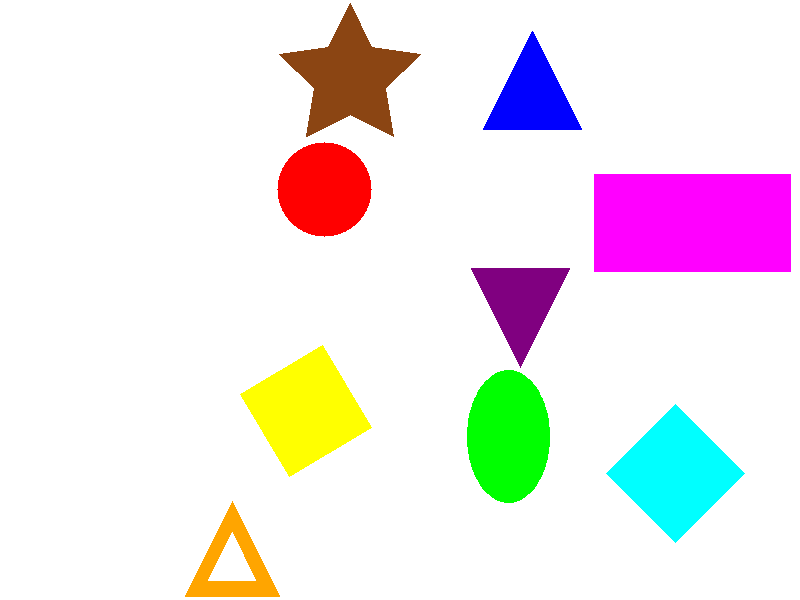
%> input picture T2/1305B_1306A.png, 800 x 600 px
$ octave temaSVA.m   (GNU Octave 9; MATLAB toolbox functions it lacks are replaced by stand-ins)
%> lines starting %> are read from the running program, lines starting %| are printed output that depends on the picture; in (x1, y1, x2, y2) boxes, pixels count from 0 and x2, y2 are one past the last pixel; in counts of white or black regions, pixels touching at a corner belong together; the program's own positions count from 1
clear all;
clc;
close all;


i = imread("1305B_1306A.png");
%> i is the input picture: size 600x800x3 uint8; mean R, G, B 239.3, 231.9, 234.6
imshow(i);
ib = rgb2gray(i);
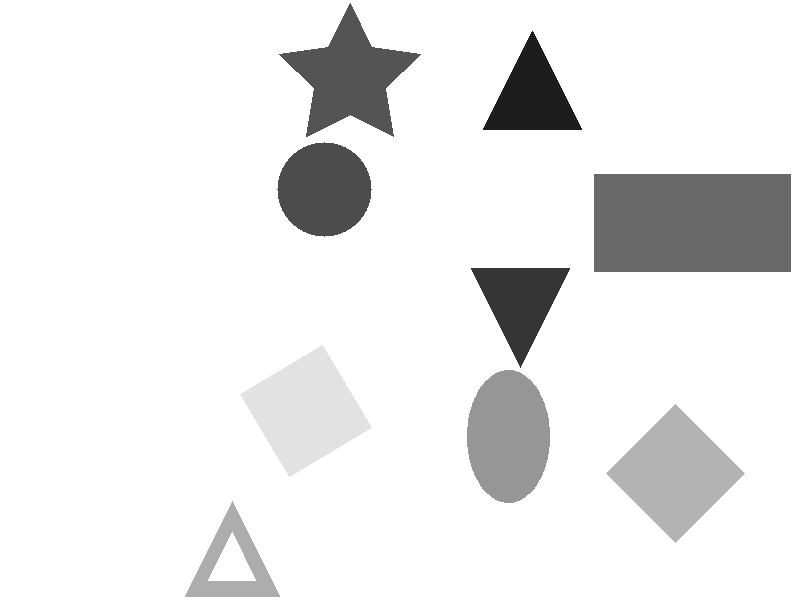
%> ib: size 600x800 uint8; min 29, max 255, mean 234.4

ib = im2bw(ib, 0.9);
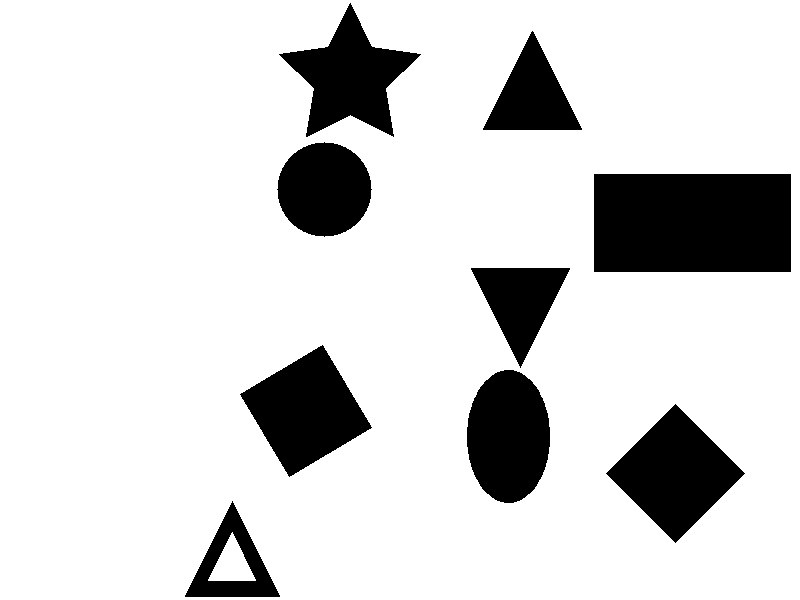
%> ib: size 600x800 logical; 84.3% white; 9 black regions, largest, box (x1, y1, x2, y2) and area: (594, 174, 791, 272) 19306, (606, 404, 745, 543) 9661, (240, 345, 372, 477) 9290
ib = ~ib;
ib = imclose(ib, strel('disk', 3));
ib = imopen(ib, strel('disk', 2));
%> ib: size 600x800 logical; 15.7% white; 9 white regions, largest, box (x1, y1, x2, y2) and area: (594, 174, 791, 272) 19294, (606, 404, 745, 543) 9661, (241, 346, 371, 476) 9282

imshow(ib);

edges = edge(ib, "Canny");
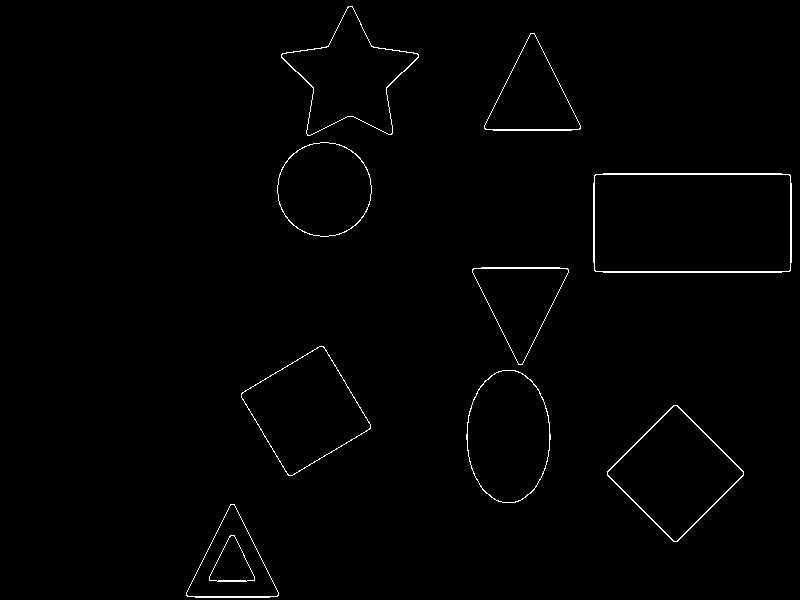
%> edges: size 600x800 logical; 0.94% white in thin lines or dots, all inside (x1, y1, x2, y2) = (186, 6, 792, 598)
imshow(edges);

edges = imdilate(edges, strel("disk", 2));
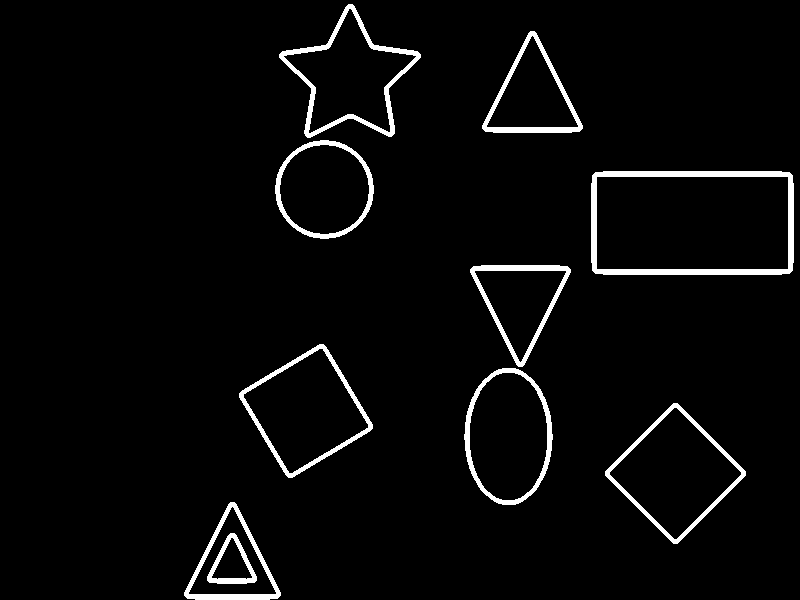
%> edges: size 600x800 logical; 3.6% white; 10 white regions, largest, box (x1, y1, x2, y2) and area: (591, 171, 794, 275) 3424, (279, 4, 421, 138) 2188, (239, 344, 373, 478) 1696

% edges = imclose(edges, strel("disk", 2));

[labeled, numObjects] = bwlabel(edges);
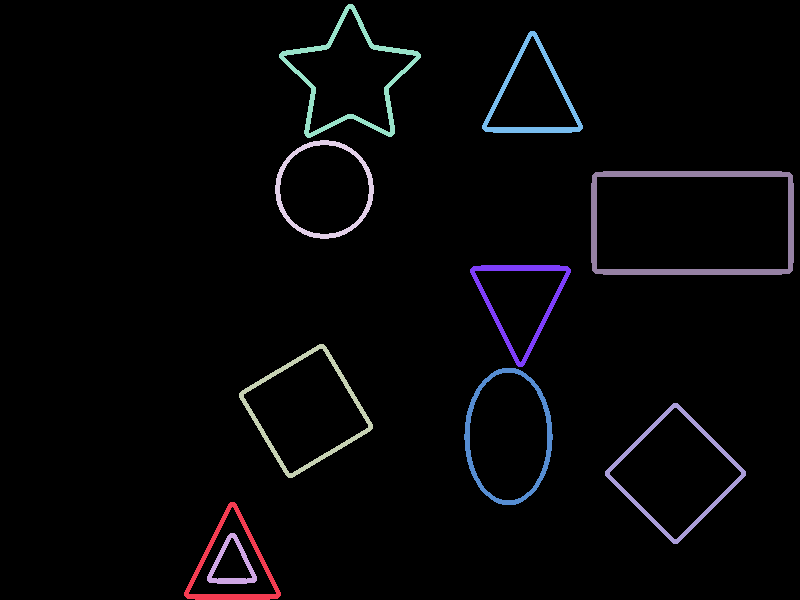
%> labeled: size 600x800 double; 11 distinct labels, from 0 to 10; one colour per label, 0 black
%> numObjects = 10

imshow(labeled);

trasaturi = regionprops(labeled, "all");
%> trasaturi = 10 regions; largest, box (x1, y1, x2, y2), Area, Centroid, MajorAxisLength, MinorAxisLength and Eccentricity: (591, 171, 794, 275) 3424 [693 223.5] 289.7 172.3 0.804, (279, 4, 421, 138) 2188 [350.3 77.5] 155.9 152.9 0.194, (239, 344, 373, 478) 1696 [306.5 411.5] 156.9 156.9 9.51e-05


hold on;


arii = [trasaturi.Area]';
%> arii = [1459; 715; 1696; 1392; 2188; 1652; 1523; 1523; 3424; 1656]
peri = [trasaturi.Perimeter]';
%> peri = [305.8; 157.4; 389.5; 307.5; 477.7; 356.1; 318.5; 318.5; 584.5; 397.4]
compactness=zeros(length(trasaturi), 1);

for i=1:length(trasaturi)
    compactness(i) = (trasaturi(i).Perimeter ^ 2)/trasaturi(i).Area ;
    bb = trasaturi(i).BoundingBox;
    rectangle('Position', bb, 'EdgeColor', 'green', 'LineWidth', 2);

end
%> this loop made 10 passes
%> bb on passes 1 to 10: [184.5 502.5 97 98], [207.5 533.5 50 51], [239.5 344.5 134 134], [275.5 140.5 99 99], [279.5 4.5 142 134], [464.5 368.5 89 137], [470.5 265.5 101 102], [482.5 31.5 101 102], [591.5 171.5 203 104], [605.5 403.5 141 141]
%> after the loop, compactness = [64.08; 34.66; 89.44; 67.94; 104.3; 76.78; 66.61; 66.61; 99.79; 95.36]
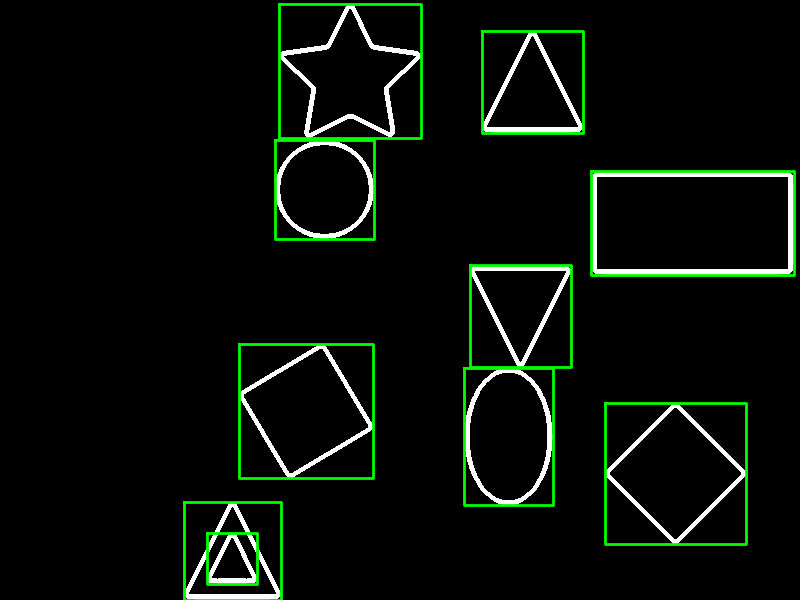
%> figure redrawn from the program's plot data
